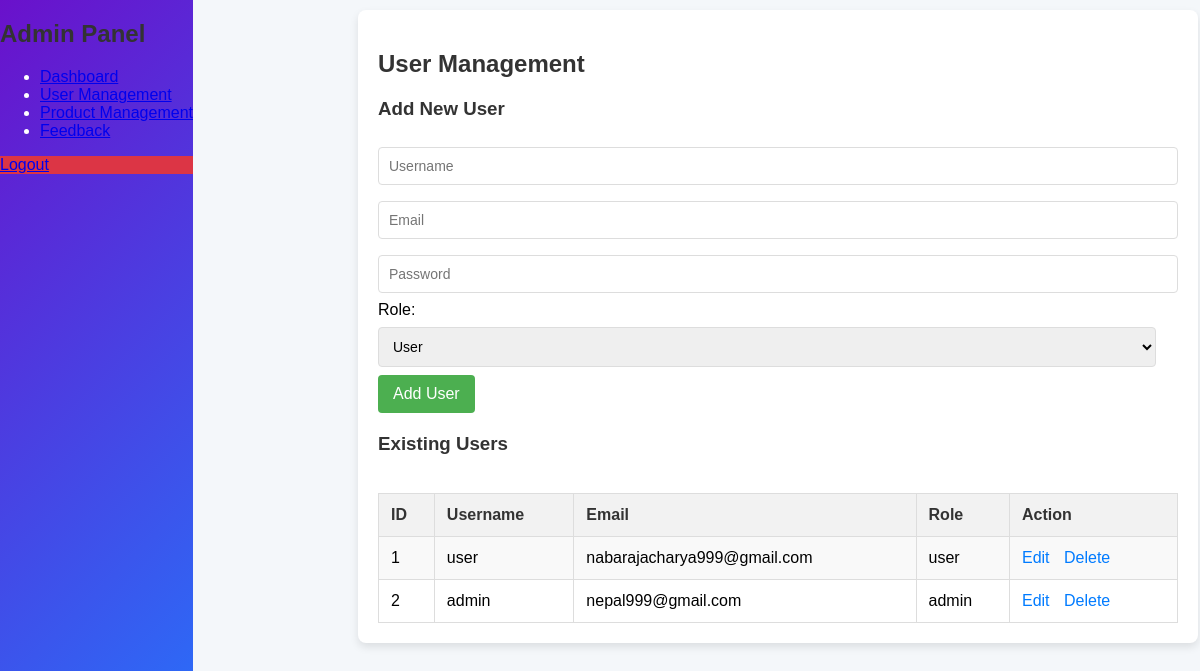
The app's page /Admin/manage_users.php with its own data.
### tables this page shows
CREATE TABLE `users` (
  `id` int(11) NOT NULL,
  `username` varchar(50) NOT NULL,
  `email` varchar(100) NOT NULL,
  `password` varchar(255) NOT NULL,
  `created_at` timestamp NOT NULL DEFAULT current_timestamp(),
  `role` enum('user','admin') DEFAULT 'user'
);

### Admin/manage_users.php (the view, shortened to what this page needs)
<?php
include 'db_connect.php';
$result = mysqli_query($conn, "SELECT * FROM users");
?>
<!DOCTYPE html>
<html>
<head>
</head>
<body>
<link rel="stylesheet" href="Admin.css">
</head>
<body>
<div class="admin-panel">
    <div class="sidebar">
    <h2>Admin Panel</h2>
    <ul>
        <li><a href="Admin.php">Dashboard</a></li>
        <li><a href="manage_users.php">User Management</a></li>
        <li><a href="manage_products.php">Product Management</a></li>
        <li><a href="feedback.php">Feedback</a></li>
    </ul>
    <div class="logout-btn">
        <a href="logout.php" class="btn-logout">Logout</a>
    </div>
</div>
<div class="container">
    <h2>User Management</h2>
    <form action="" method="POST">
        <h3>Add New User</h3>
        <input type="text" name="username" placeholder="Username" required>
        <input type="email" name="email" placeholder="Email" required>
        <input type="password" name="password" placeholder="Password" required>
        <label for="role">Role:</label>
        <select name="role" id="role" required>
            <option value="User">User</option>
        </select>
        <button type="submit" name="add_user">Add User</button>
    </form>
    <h3>Existing Users</h3>
    <div class="table-container">
        <table>
            <tr>
                <th>ID</th>
                <th>Username</th>
                <th>Email</th>
                <th>Role</th>
                <th>Action</th>
            </tr>
            <?php while ($row = mysqli_fetch_assoc($result)) : ?>
                <tr>
                    <td><?php echo $row['id']; ?></td>
                    <td><?php echo $row['username']; ?></td>
                    <td><?php echo $row['email']; ?></td>
                    <td><?php echo $row['role']; ?></td>
                    <td class="action-links">
                        <a href="edit_user.php?id=<?php echo $row['id']; ?>">Edit</a>
                        <a href="delete_user.php?id=<?php echo $row['id']; ?>" onclick="return confirm('Are you sure you want to delete this user?');">Delete</a>
                    </td>
                </tr>
            <?php endwhile; ?>
        </table>
    </div>
</div>
</body>
</html>

### Admin/Admin.css (style rules this page uses)
:root { --primary-color: #6a11cb; --secondary-color: #2575fc; --bg-light: #f4f7fa; --text-dark: #333; }
body { background-color: var(--bg-light); font-family: 'Arial', sans-serif; }
.sidebar { height: 100vh; position: fixed; top: 0; left: 0; background: linear-gradient(135deg, var(--primary-color), var(--secondary-color)); color: white; transition: width 0.3s ease; }
.logout-btn { background-color: #dc3545; color: white; transition: all 0.3s ease; }

### Admin/manage_users.php (style rules this page uses)
.container { width: 800px; background-color: #fff; padding: 20px; box-shadow: 0 4px 8px rgba(0, 0, 0, 0.1); border-radius: 8px; margin-left :350px; margin-top: 10px; }
h2, h3 { color: #333; }
form { margin-bottom: 20px; }
input[type="text"], input[type="email"], input[type="password"], select { width: calc(100% - 22px); padding: 10px; margin: 8px 0; border: 1px solid #ddd; border-radius: 4px; font-size: 14px; }
button { background-color: #4CAF50; color: white; padding: 10px 15px; border: none; border-radius: 4px; cursor: pointer; font-size: 16px; }
.table-container { overflow-x: auto; }
table { width: 100%; border-collapse: collapse; margin-top: 20px; }
table, th, td { border: 1px solid #ddd; }
th, td { padding: 12px; text-align: left; }
th { background-color: #f2f2f2; color: #333; }
tr:nth-child(even) { background-color: #f9f9f9; }
.action-links a { color: #007BFF; text-decoration: none; margin-right: 10px; }

### records on screen
users: id "1", username "user", email "nabarajacharya999@gmail.com", role "user"
users: id "2", username "admin", email "nepal999@gmail.com", role "admin"
